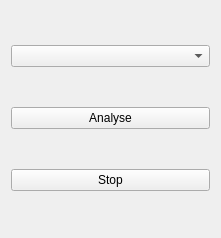
<?xml version="1.0" encoding="UTF-8"?>
<ui version="4.0">
 <class>Form</class>
 <widget class="QWidget" name="Form">
  <property name="geometry">
   <rect>
    <x>0</x>
    <y>0</y>
    <width>221</width>
    <height>238</height>
   </rect>
  </property>
  <property name="windowTitle">
   <string>Analyse</string>
  </property>
  <layout class="QGridLayout" name="gridLayout">
   <item row="0" column="0">
    <widget class="QComboBox" name="systemsComboBox"/>
   </item>
   <item row="1" column="0">
    <widget class="QPushButton" name="analysePB">
     <property name="text">
      <string>Analyse</string>
     </property>
     <property name="flat">
      <bool>false</bool>
     </property>
    </widget>
   </item>
   <item row="2" column="0">
    <widget class="QPushButton" name="stopPB">
     <property name="text">
      <string>Stop</string>
     </property>
     <property name="flat">
      <bool>false</bool>
     </property>
    </widget>
   </item>
  </layout>
 </widget>
 <resources/>
 <connections/>
</ui>
